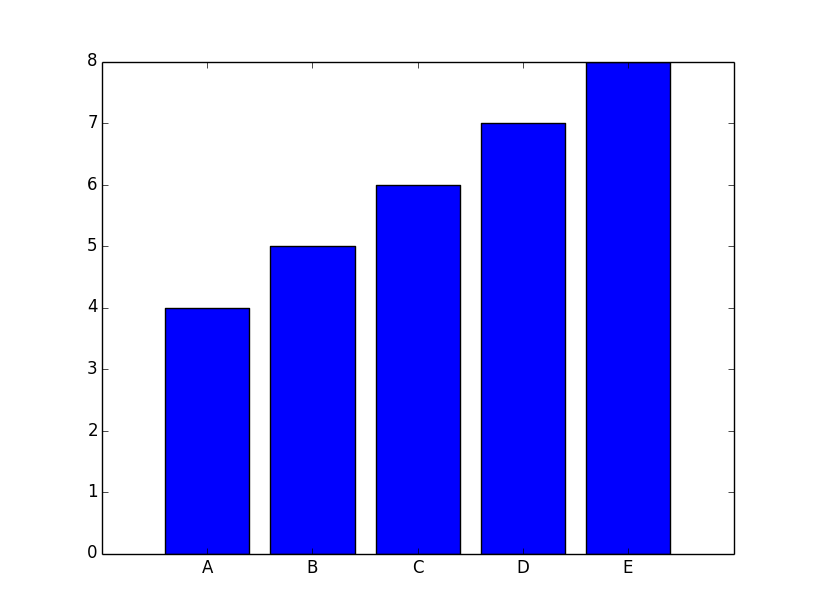

Here is the Python script that generated this plot:
# -*- coding: utf-8 -*-
import numpy as np
import matplotlib.pyplot as plt

def main():
    x = [1, 2, 3, 4, 5]
    y = [4, 5, 6, 7, 8]

    plt.bar(x, y, align="center")           # 中央寄せで棒グラフ作成
    plt.xticks(x, ["A","B","C", "D", "E"])  # X軸のラベル
    plt.show()

if __name__ == '__main__':
    main()
